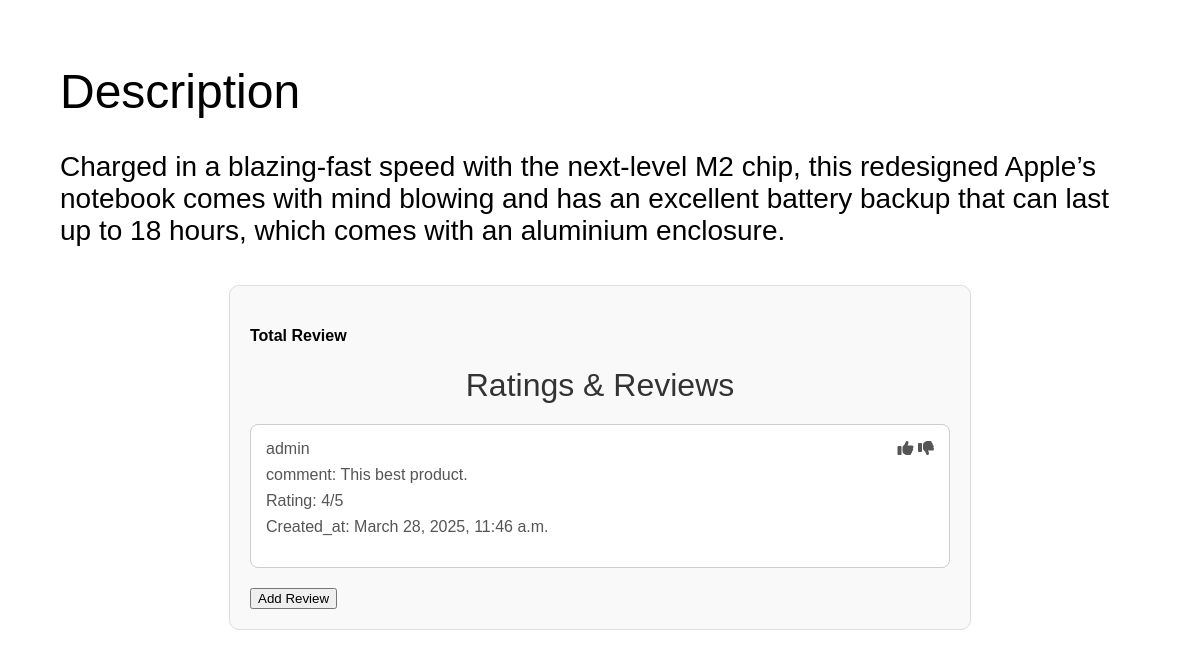
Before: /pro_detail/3/ (lower part) with the older database file.
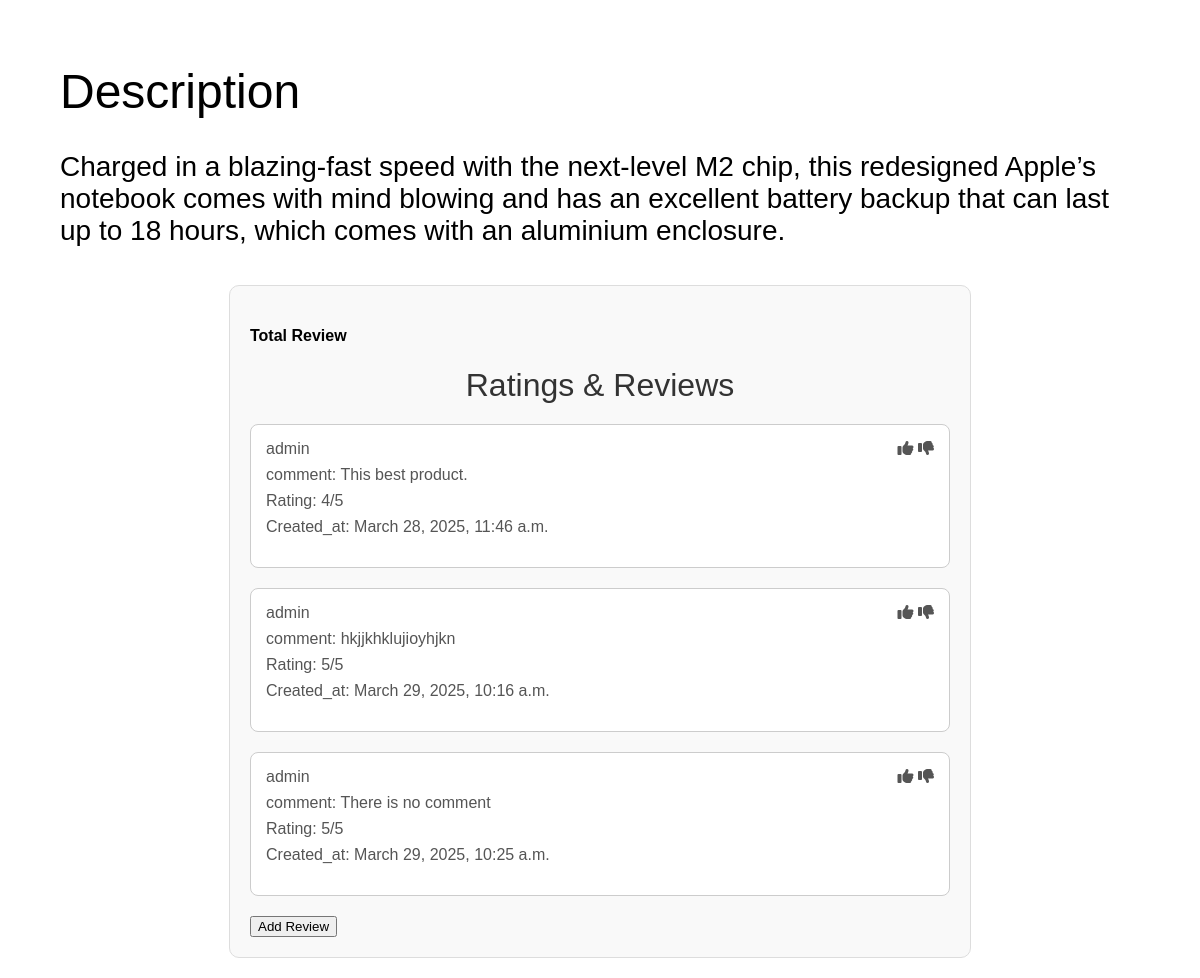
After: the same page with the newer database file.
### app/models.py (models this page shows)
class Reviews(models.Model):
    product = models.ForeignKey(Product, related_name='reviews', on_delete=models.CASCADE)
    user = models.ForeignKey(User, related_name='reviews', on_delete=models.CASCADE)
    rating = models.IntegerField(choices=[(i, i) for i in range(1, 6)])  # Ratings from 1 to 5
    comment = models.TextField(blank=True, null=True)
    created_at = models.DateTimeField(auto_now_add=True)

### app/views.py (the view)
# urls.py: path('pro_detail/<int:id>/',pro_detail),
def pro_detail(request,id):
    product = get_object_or_404(Product, id=id)
    is_in_cart = Cart.objects.filter(user=request.user, product=product).exists() if request.user.is_authenticated else False
    return render(request, 'pro_detail.html', {'product':product})

### app/context_processors.py (called while the page is built)
def cart_count(request):
    if request.user.is_authenticated:
        return {'cart_items_count': Cart.objects.filter(user=request.user).count()}
    return {'cart_items_count': 0}

### app/templatetags/math_filter.py (called while the page is built)
@register.filter(name='string_to_list')
def stringToList(value,args):
    try:
        return ast.literal_eval(value)
    except (ValueError, TypeError):
        return ""

### Template/pro_detail.html (shortened to what this page needs)
{% include 'navbar.html' %}
{% load static %}
{% load math_filter %}
<!DOCTYPE html>
<html lang="en">
<head>
    <link rel="stylesheet" href="{% static 'home.css' %}">
    <link rel="stylesheet" href="https://cdnjs.cloudflare.com/ajax/libs/font-awesome/6.7.2/css/all.min.css"
 />
</head>
<body>
    <div class="nav-margin">
        <div class="page">
            <div style="margin-top: 10rem;">
                <h1 style="font-size: 48px;">
                    Description
                </h1>
                <div style="font-size: 28px;">
                    {{product.description }}
                </div>
            </div>
            <div class="flex justify-between">
                <br>
            </div>
        </div>
        <div class="review">
            <h4>Total Review {{ review_items_count }}   </h4>
            <h1 class="review-head">Ratings & Reviews</h1>
            {% for r in product.reviews.all %}
            <div class="review-card flex justify-between">
                <div >
                    <div>
                        {{r.user}} <br>
                    </div>
                    <div>
                        comment: {{r.comment}} <br>
                    </div>
                    <div>
                        Rating: {{r.rating}}/5 <br>
                    </div>
                    <div>
                    Created_at: {{r.created_at}} <br>
                    </div>
                </div>
                <div>
                    <i class="fa-solid fa-thumbs-up"></i> <i class="fa-solid fa-thumbs-down"></i>
                </div>
            </div>
            {% endfor %}
            <button id="add-reviews">Add Review</a></button>
        </div>
    </div>
</body>
</html>

Changed rows visible on the page:
added Reviews: user "admin", comment "hkjjkhklujioyhjkn", rating "5", created_at "March 29, 2025, 10:16 a.m."
added Reviews: user "admin", comment "There is no comment", rating "5", created_at "March 29, 2025, 10:25 a.m."
